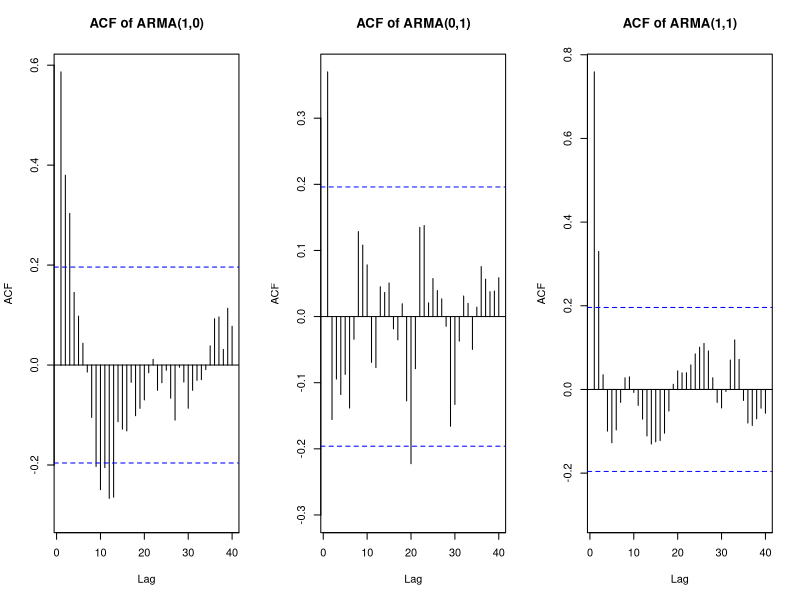
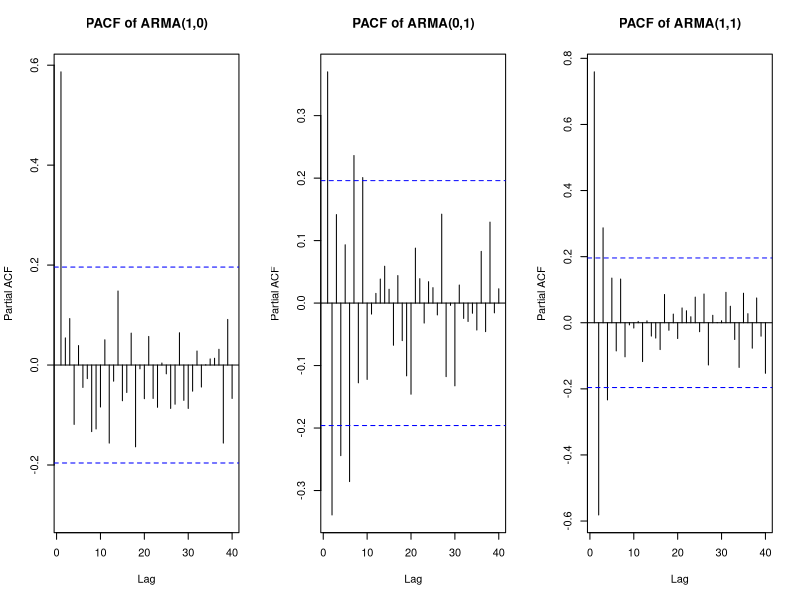
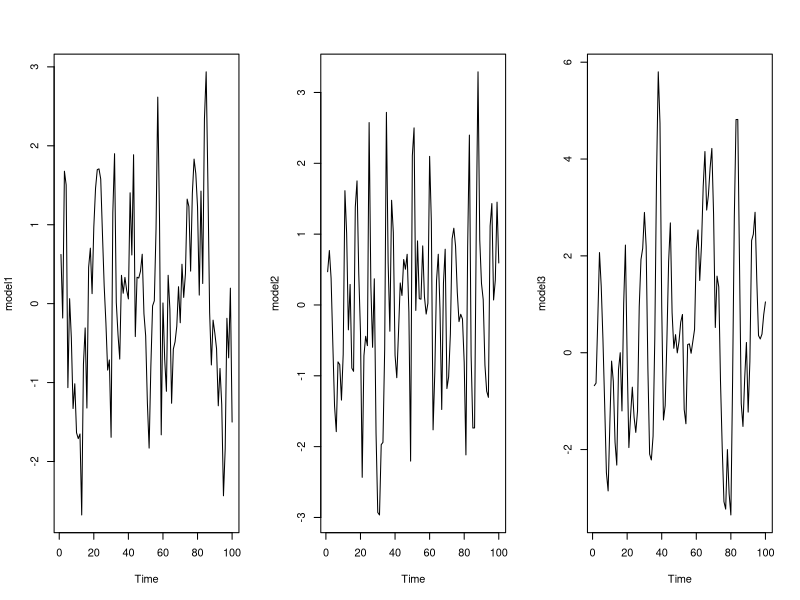
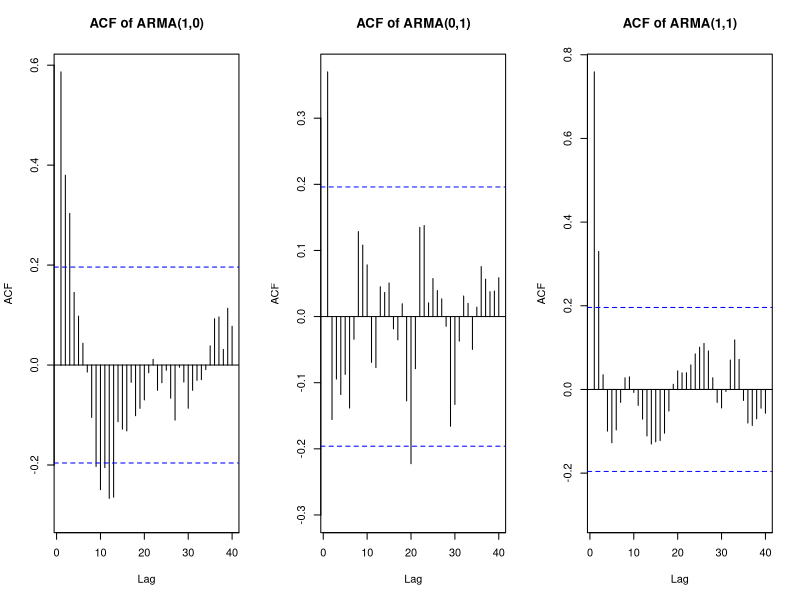
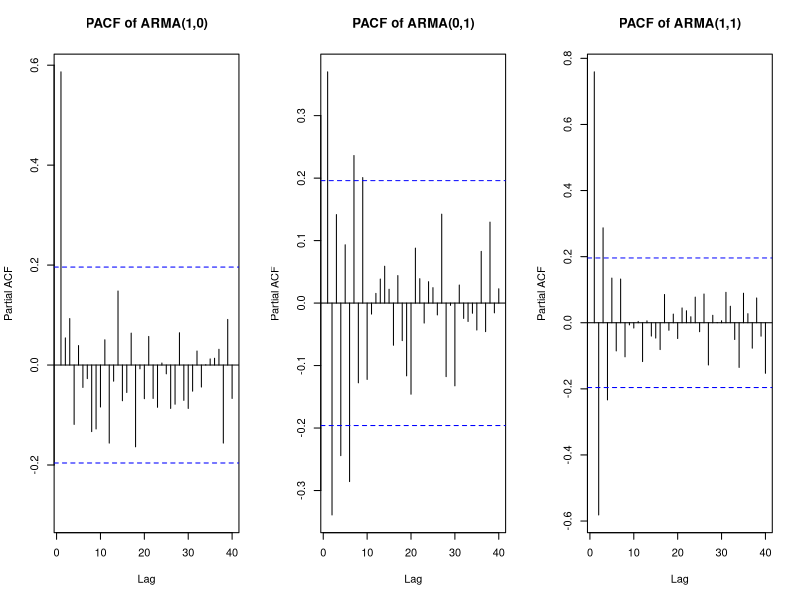

These charts were generated, in order, by the following R code: (Note: this script raises an error after producing the figures.)
library(forecast)
library(tseries)
library(ggplot2)

set.seed(123)
model1 = arima.sim(model = list(order = c(1,0,0), ar = 0.6), n = 100)
model2 = arima.sim(model = list(ma = 0.9), n = 100)
model3 = arima.sim(model = list(order = c(1,0,1), ar = 0.6, ma = 0.9), n = 100)

par(mfrow = c(1,3))
acf1 = Acf(model1, lag.max = 40, main = "ACF of ARMA(1,0)")
acf2 = Acf(model2, lag.max = 40, main = "ACF of ARMA(0,1)")
acf3 = Acf(model3, lag.max = 40, main = "ACF of ARMA(1,1)")

par(mfrow = c(1,3))
pacf1 = Pacf(model1, lag.max = 40, main = "PACF of ARMA(1,0)")
pacf2 = Pacf(model2, lag.max = 40, main = "PACF of ARMA(0,1)")
pacf3 = Pacf(model3, lag.max = 40, main = "PACF of ARMA(1,1)")

plot(model1)
plot(model2)
plot(model3)

#N = 1000

set.seed(123)
model4 = arima.sim(model = list(order = c(1,0,0), ar = 0.6), n = 1000)
model5 = arima.sim(model = list(ma = 0.9), n = 1000)
model6 = arima.sim(model = list(order = c(1,0,1), ar = 0.6, ma = 0.9), n = 1000)

par(mfrow = c(1,3))
acf4 = Acf(model1, lag.max = 40, main = "ACF of ARMA(1,0)")
acf5 = Acf(model2, lag.max = 40, main = "ACF of ARMA(0,1)")
acf6 = Acf(model3, lag.max = 40, main = "ACF of ARMA(1,1)")

par(mfrow = c(1,3))
pacf4 = Pacf(model1, lag.max = 40, main = "PACF of ARMA(1,0)")
pacf5 = Pacf(model2, lag.max = 40, main = "PACF of ARMA(0,1)")
pacf6 = Pacf(model3, lag.max = 40, main = "PACF of ARMA(1,1)")

#QUESTION 4

set.seed(123)
model = sim_sarima(model = list(ma = 0.5, sar = 0.8), 
                   nseasons = 12, n = 100)

par(mfrow = c(1,2))
model_acf = Acf(model, lag.max = 40, main = "ACF of SARIMA Model")
model_pacf = Pacf(model, lag.max = 40, main = "PACF of SARIMA Model")
